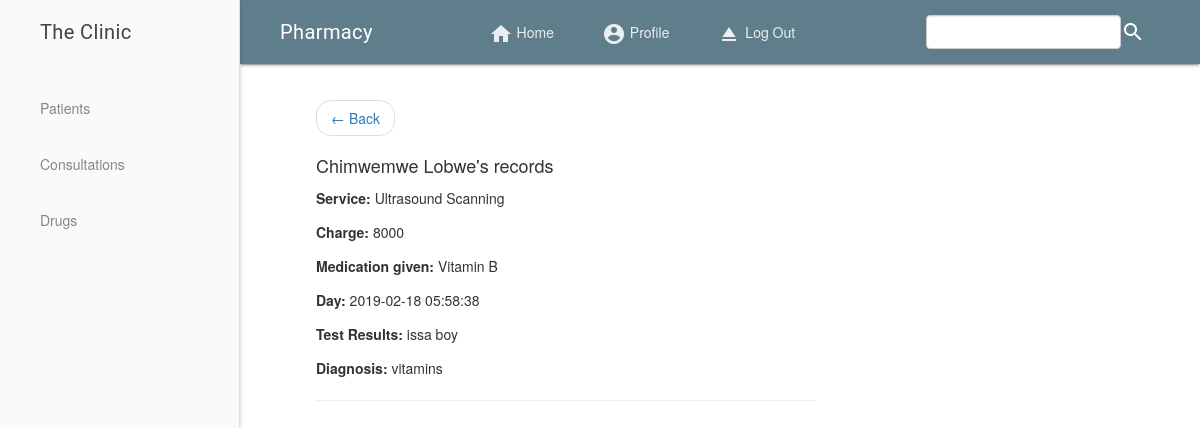
Page /pharmacy/viewrec.php?view=3 (signed in) on the committed database.
### tables this page shows
CREATE TABLE `consultations` (
  `cons_id` int(11) NOT NULL,
  `service_id` int(11) NOT NULL,
  `patient_id` int(11) NOT NULL,
  `consultation_date` timestamp NOT NULL DEFAULT CURRENT_TIMESTAMP ON UPDATE CURRENT_TIMESTAMP,
  `test_results` varchar(150) DEFAULT NULL,
  `consultation_results` varchar(150) DEFAULT NULL,
  `drug_id` int(11) NOT NULL,
  `recep_id` int(11) NOT NULL,
  `pharmacist_id` int(11) NOT NULL
);

CREATE TABLE `services` (
  `service_id` int(11) NOT NULL,
  `service_name` varchar(30) NOT NULL,
  `charge` int(10) NOT NULL
);

CREATE TABLE `drugs` (
  `drug_id` int(11) NOT NULL,
  `drug_name` varchar(30) NOT NULL,
  `drug_type` varchar(30) NOT NULL,
  `stock` int(5) NOT NULL,
  `price` int(10) DEFAULT NULL,
  `pharmacist_id` int(11) NOT NULL
);

### pharmacy/viewrec.php (the view, shortened to what this page needs)
<?php
	include "header.php";
?>
 <main class="mdl-layout__content" style="padding-left: 5%;" id="home">
	<div class="mdl-grid">
		<div class="mdl-cell mdl-cell--7-col">
		<nav aria-label="...">
		  <ul class="pager">
		    <li class="previous"><a href="patients.php"><span aria-hidden="true">&larr;</span> Back </a></li>
		  </ul>
		</nav>
		<?php
				if(isset($_GET['view'])){
					$id = $_GET['view'];
					$data = mysqli_query($db, "SELECT CONCAT (patients.fname, ' ', patients.lname) AS name, services.service_name AS service, services.charge, drugs.drug_name AS drug, consultations.consultation_date AS day, consultations.test_results AS test, consultations.consultation_results AS diagnosis FROM patients, services, drugs, consultations WHERE patients.patient_id = consultations.patient_id AND services.service_id = consultations.service_id AND drugs.drug_id = consultations.drug_id AND patients.patient_id = '".$id."'");
					if($data){
						$countdata = mysqli_num_rows($data);
						if($countdata >= 1) {
							while($row = mysqli_fetch_array($data)){
								echo "<h4>". $row['name'] . "'s records <br/> </h4>";
								echo "<p><b> Service: </b>". $row['service'] . "</p>";
								echo "<p><b> Charge: </b>". $row['charge'] . "</p>";
								echo "<p><b> Medication given: </b>". $row['drug'] . "</p>";
								echo "<p><b> Day: </b>". $row['day'] . "</p>";
								echo "<p><b> Test Results: </b>". $row['test'] . "</p>";
								echo "<p><b> Diagnosis: </b>". $row['diagnosis'] . "</p>";
								echo "<hr/>";
							}
						} else {
							echo "<h4> No health records </h4>";
						}
					}
				}
		?>
		</div>
	</div>
	</main>

### rows in the picture
consultations: name "Chimwemwe Lobwe", service.service_name "Ultrasound Scanning", service.charge "8000", drug.drug_name "Vitamin B", consultation_date "2019-02-18 05:58:38", test_results "issa boy", consultation_results "vitamins"
